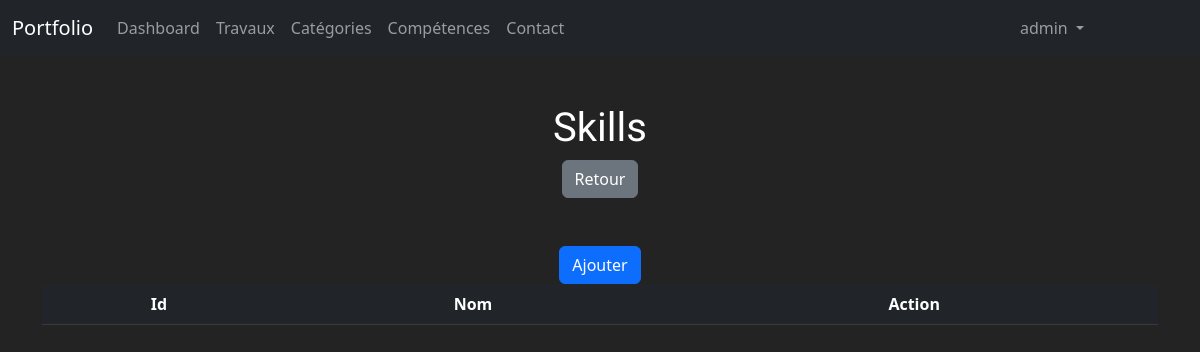
Before: /admin/skills.php (signed in) with the older database file.
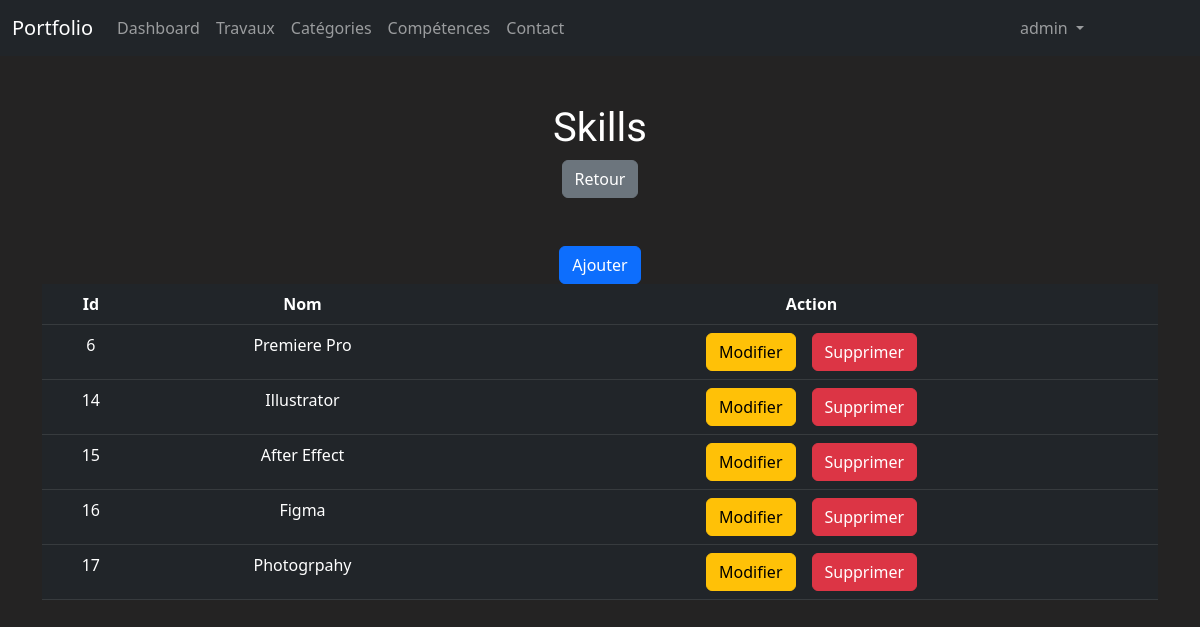
After: the same page with the newer database file.
### tables this page shows
CREATE TABLE IF NOT EXISTS `skills` (
  `id` int(11) NOT NULL AUTO_INCREMENT,
  `nom` varchar(70) NOT NULL,
  `fichier` varchar(255) NOT NULL,
  PRIMARY KEY (`id`)
);

### admin/skills.php (the view, shortened to what this page needs)
<?php
    require "../connexion.php";
    $limit=10;
?>
<!DOCTYPE html>
<html lang="fr">
<head>
    <link rel="stylesheet" href="../bootstrap/css/bootstrap.min.css">
    <link rel="stylesheet" href="adminstyle.css">
</head>
<body style="background-color: rgb(36, 35, 35)">
    <?php
        include("partials/header.php");
    ?>
    <div class="container link-light">
        <h1 class="titre pt-5 text-center">Skills</h1>
        <div>
            <a href="dashboard.php" class="btn btn-secondary">Retour</a>
        </div>
        <div class="pt-5 text-center ">
        <a href="addSkill.php" class="btn btn-primary ">Ajouter</a>
         </div>
        <?php
                    if(isset($_GET['page']))
                    {
                        $pg = $_GET['page'];
                    }else{
                        $pg = 1;
                    }
                    $offset=($pg-1)*$limit;
        ?>
        <table class="table table-dark">
            <thead>
                <tr>
                    <th class='text-center'>Id</th>
                    <th class='text-center'>Nom</th>
                    <th class='text-center'>Action</th>
                </tr>
            </thead>
            <tbody>
                <?php
                    $req = $bdd->prepare("SELECT * FROM skills ORDER BY id ASC LIMIT :offset, :mylimit");
                    $req->bindParam(':offset',$offset, PDO::PARAM_INT);
                    $req->bindParam(":mylimit", $limit, PDO::PARAM_INT);
                    $req->execute();
                    while($don = $req->fetch())
                    {
                        echo "<tr>";
                            echo "<td class='text-center'>".$don['id']."</td>";
                            echo "<td class='text-center'>".$don['nom']."</td>";
                            echo "<td class='text-center'>";
                            if($don['id']!=0)
                            {
                                echo "<a href='updateSkill.php?id=".$don['id']."' class='btn btn-warning mx-2'>Modifier</a>";
                                echo "<a href='skills.php?delete=".$don['id']."' class='btn btn-danger mx-2'>Supprimer</a>";
                            }
                            echo "</td>";
                        echo "</tr>";
                    }
                ?>
            </tbody>
        </table>
    </div>
</body>
</html>

Changed rows visible on the page:
added skills: id "6", nom "Premiere Pro"
added skills: id "14", nom "Illustrator"
added skills: id "15", nom "After Effect"
added skills: id "16", nom "Figma"
added skills: id "17", nom "Photogrpahy"
